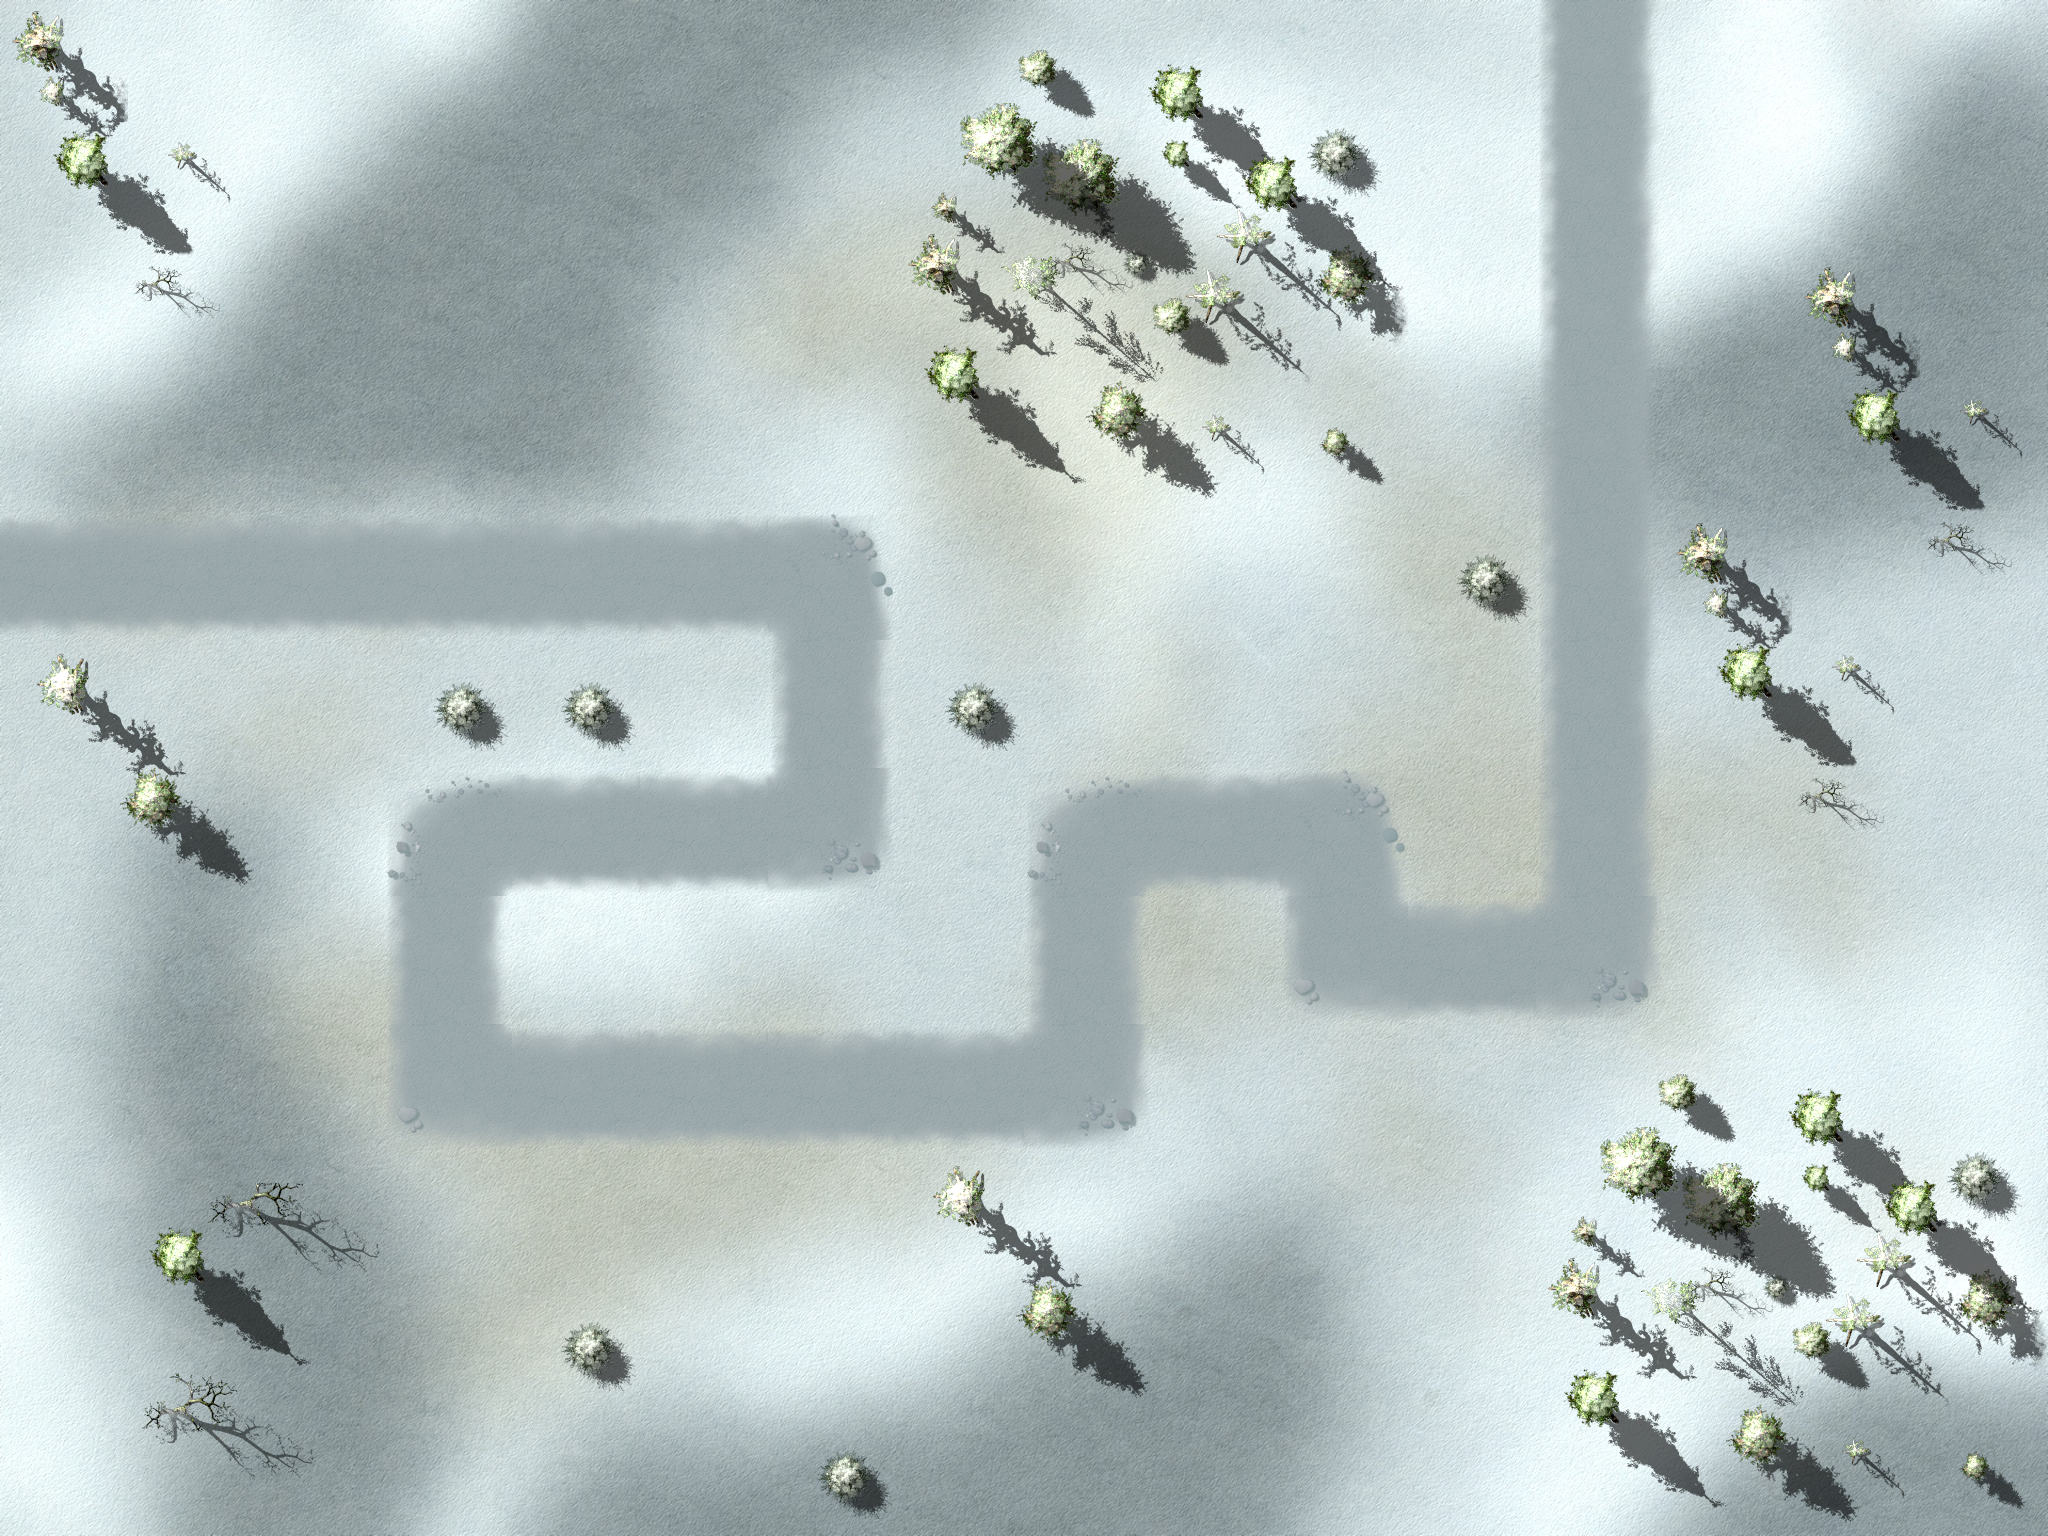

Tiled map render using the project's own tile images. Description and the map definition, with tile-layer contents summarised, below:
An orthogonal 16x12 tile map with 128x128 px tiles, 4 tile layers (Ground, Objects1, Objects2, Path), 1 hidden layer not drawn, 3 tilesets and 26 objects.

<map version="1.0" orientation="orthogonal" width="16" height="12" tilewidth="128" tileheight="128">
 <properties>
  <property name="wave01" value="1,2,1,1,1,2,10,3,10,10,2,10,10,1,1,2,2,1,1,10,10,10,10,10,2,2,1,1" />
 <property name="wave02" value="4,10,10,10,10,1,1,1,1,1,4,1,1,4,1,1,3,3,3" />
 <property name="wave03" value="1,2,1,1,1,2,10,10,10,2,10,10,1,1,2,2,1,1,10,10,10,10,10,2,2,1,1" />
 <property name="wave04" value="10,6,10,10,1,10,1,10,1,10,10,10,1,1,1,1,10,10,10,10,1,1,1,10" />
 <property name="wave05" value="10,10,3,3,10,10,10,7,7,4,4,5,4,5,5,3,5,5,5,10,10,10,10,10,5,5,5,7,5,7,5,7,4" />
 <property name="wave06" value="2,5,5,5,5,5,5,5,4,4,4,7,7,7,7,5,5,5,7,7,4,4,4,7,6,7,4,5,4" />
 <property name="wave07" value="10,10,10,5,10,5,5,4,10,10,4,10,10,10,5,3,5,4,5,4,5,2" />
 <property name="wave08" value="10,3,10,10,6,10,7,7,4,4,5,4,5,5,5,5,5,5,10,10,10,10,10,5,5,5,7,5,7,5,7,4" />
 <property name="wave09" value="1,5,5,5,4,5,5,5,5,4,6,5,5,4,5,5,5,7,5,5,5,7,4,5,4,4,5,5,3,10,10,10" />
 <property name="wave10" value="1,7,5,5,5,7,10,103,10,7,10,10,5,5,7,7,5,5,10,10,10,8,10,7,7,5,102" />
 <property name="wave11" value="5,5,4,5,4,4,5,5,5,5,10,5,5,5,5,5,5,5,5,3,3,6,10,8,10,10,10,8,10,3,5,5,5,7,7,8,5,5,5,5,2" />
 <property name="wave12" value="10,10,10,10,8,8,3,7,4,5,4,5,5,5,10,8,10,10,10,10,6,10,10,10,10,10,10,10,6,10,10,6,10,6,5,7,11,6,10,10,8,6,5,5,5,5,10,10,10,6,10,10" />
 <property name="wave13" value="2,7,7,5,4,5,4,4,5,5,5,4,5,5,5,5,5,5,5,5,5,5,5,5,5,5,5,1" />
 <property name="wave14" value="8,10,10,10,6,10,10,3,10,10,6,10,10,10,10,10,4,4,4,4,5,5,5,10,10,10,9,10,10,7,10" />
 <property name="wave15" value="1,4,4,5,5,9,5,5,5,5,4,5,4,5,4,4,5,4,5,7,5,5,5,5,5,5,5,5,9,3,5,10,10,5,5,5,7,7,4,4" />
 <property name="wave16" value="7,7,7,7,7,7,6,7,7,7,7,7,7,5,5,5,5,8,7,5,5,4,4,4,9,8,9,9,9,5,5,6" />
 <property name="wave17" value="7,7,9,7,7,5,5,5,5,9,5,5,5,7,5,5,7,7,7,5,7,5,5,5,5,4" />
 <property name="wave18" value="2,7,6,4,4,5,4,10,10,10,10,4,4,4,10,10,8,10,10,10,9,5,5,7,7,7" />
 <property name="wave19" value="10,10,10,10,10,10,9,8,9,7,4,5,4,5,5,5,10,8,5,5,5,5,5,5,5,5,9,3,6,10,10,7,10,5,5,5,5,3" />
 <property name="wave20" value="102,6,10,10,10,9,3,5,10,10,5,5,5,7,7,4,4,10,10,6,10,8,10,10,10,10,10,10,10,10,10,5,5,5,5,5,5,7,10,10,6,10,101" />
 <property name="wave21" value="10,10,10,10,10,7,10,10,7,10,10,8,10,7,10,10,10,8,10,10,8" />
<property name="wave22" value="1,7,5,5,5,7,10,10,10,7,10,10,5,5,7,7,5,5,10,10,10,10,10,7,7,5,1" />
<property name="wave23" value="5,5,6,6,5,5,5,5,5,5,7,7,7,7,8,9,7,4,5,4,5,5,5,8,5,7,8,4,5,6,11,5,5,5,4,6" />
<property name="wave24" value="11,11,8,9,7,4,5,4,5,5,5,11,9,3,5,5,5,5,5,5,5,5,9,3,6,8,8,11,11,11" />
<property name="wave25" value="2,7,5,5,5,5,5,5,5,5,5,9,3,6,5,8,8,9,7,4,6,4,4,4,5,5,5,9,9,9,9,9,6,5,6" />
<property name="wave26" value="11,11,11,9,3,8,11,11,11,11,8,9,9,9,5,5,6,8,5,7,8,4,5,8,11,5,5,5,4,4" />
<property name="wave27" value="3,9,5,5,5,5,7,7,4,4,9,5,5,5,5,5,5,5,5,9,5,5,5,5,5,5,1" />
<property name="wave28" value="6,11,11,11,11,6,11,11,11,11,6,9,9,5,5,9,9,5,5,5,5,9,9,9,8,5,5,5,1" />
<property name="wave29" value="10,10,10,10,5,10,5,10,5,10,10,10,5,5,5,5,10,10,10,10,5,5,5,10" />
<property name="wave30" value="1,5,5,5,10,6,6,5,10,10,8,8,5,5,5,5,5,5,8,10,10,8,102,5,5,5,5,4,4,9,3,6,103" />
<property name="wave31" value="9,9,9,9,10,10,10,10,10,6,5,5,6,8,8,5,5,8,8,5,5,5,9,9,5,5,9,6,11,11,11,10,8,5,5,11,11,11,6,10,9,9,9,10,10,10,10,10,5,5,4,5,5,5,6,5,5,5,11,11,11,11,9,8" />
<property name="wave32" value="1,7,5,8,7,7,5,5,4,5,8,7,5,7,6,5,5,5,5,9,5,4,4,4,4,9,3,7,7,5,4,6,5,5,5,5,6,5,5,7,7,5,5,5,7,7,7,9,3,5,5,9,5,5,7,5,5,11,9,9,9,5,5,9,9,6,5,5,7,8,8,9,3" />
<property name="wave33" value="8,10,10,10,8,7,7,10,10,10,10,5,5,5,6,9,9,5,5,11,11,6,8,11,11,8,5,10,8,10,10,7,9,10,10,6,5,5,4,4,6,11,11,8,5,5,5,8,10,7,7,7,9,5,5,6,5,5" />
<property name="wave34" value="9,8,7,9,8,7,5,5,5,5,7,7,7,9,3,7,5,5,5,5,5,6,10,4,10,10,6,6,10,5,5,5,6,5,5,6,5,8,9,5,5,5,5,4,5,5,4," />
<property name="wave35" value="6,6,5,5,5,5,5,6,7,6,6,5,5,5,5,8,7,7,8,5,5,7,4,4,4,5,5,4,4,9,5,5,11,11,11,8,5,5,6,5,7,5,5,9,3,7,4,4,7,7,7,6,6,9,5,5,5,7,7,5,5,5,5,5,5,5,4,7,5,5,5,1" />
<property name="wave36" value="6,10,10,10,10,10,6,8,10,10,8,10,10,10,10,10,6,6,5,5,5,7,7,10,10,6,10,10,10,5,5,6,5,5,8,10,10,10,10,10,10,10,10,10,10,5,5,5,5,5,5,7,10,10,10,10,3" />
<property name="wave37" value="10,10,10,5,8,5,5,4,10,10,4,10,10,8,11,11,11,8,11,11,6,11,11,5,5,9,9,5,9,5,4,4,8,6,10,10,5,5,5,5,5,11,11,11,6,6,5,5,5,6,11,8,8,10,5,5,5,4,5,4,5,7,5,5,5,5,7,7,7,7,5,5,5,6,1" />
<property name="wave38" value="4,4,7,7,5,5,8,5,5,5,7,5,9,9,10,11,11,9,6,5,5,5,6,6,5,6,4,5,6,7,7,4,4,4,5,4,4,9,4,5,5,11,11,6,11,11,11,9,9,8,5,8,5,7,7,5,5,4,4,5,5,5,7,7,5,5,5,5,5,5,6,6,5,5,5,5,7" />
<property name="wave39" value="10,10,10,10,10,10,8,10,10,6,10,10,5,5,5,8,4,4,4,4,9,3,9,3,8,10,9,9,10,10,6,6,4,5,4,4,5,5,6,5,10,7,8,10,6,10,10,10,10,6,10,10,10,10,10,10,6,10,10,10,10,10,10,10,10,5,5,5,5,10,10,8,11,11,11,8,10,10,10,10" />
<property name="wave40" value="4,4,10,10,10,5,10,10,6,6,5,5,5,10,5,10,11,8,11,103,5,5,5,6,5,8,10,5,6,10,6,10,10,5,10,10,6,10,10,11,11,11,5,5,5,6,9,5,103,7,7,5,5,7,8,5,10,10,5,10,10,10,10,5,10,10,10,10,7,10,10,7,10,10,103" />
 </properties>
 <tileset firstgid="1" name="ground" tilewidth="128" tileheight="128">
  <image source="tilesWorld1.png" width="2048" height="2048" />
 </tileset>
 <tileset firstgid="257" name="path" tilewidth="128" tileheight="128">
  <image source="path03.png" width="512" height="512" />
 </tileset>
 <tileset firstgid="273" name="ground" tilewidth="2048" tileheight="1536">
  <image source="ground3.jpg" width="2048" height="1536" />
 </tileset>
 <layer name="Ground" width="16" height="12">
  <data>[192 cells, 1 non-empty, 1 distinct tile ids]</data>
 </layer>
 <layer name="Objects1" width="16" height="12">
  <data>[192 cells, 65 non-empty, 32 distinct tile ids]</data>
 </layer>
 <layer name="Objects2" width="16" height="12">
  <data>[192 cells, 0 non-empty, 0 distinct tile ids]</data>
 </layer>
 <objectgroup name="Objects3" width="16" height="12">
  <object gid="116" x="456" y="736" />
  <object gid="116" x="864" y="740" />
  <object gid="116" x="722" y="1538" />
  <object gid="116" x="1006" y="1250" />
  <object gid="116" x="1014" y="1308" />
  <object gid="166" x="228" y="1314" />
  <object gid="166" x="1208" y="518" />
  <object gid="166" x="1624" y="770" />
 </objectgroup>
 <layer name="Path" width="16" height="12">
  <data>[192 cells, 33 non-empty, 6 distinct tile ids]</data>
 </layer>
 <objectgroup name="Locked" width="16" height="12">
  <object x="0" y="0" width="2048" height="256" />
  <object x="0" y="1280" width="2048" height="256" />
  <object x="0" y="256" width="128" height="1024" />
  <object x="1920" y="256" width="128" height="1024" />
  <object x="1536" y="1152" width="384" height="128" />
  <object x="1664" y="1024" width="256" height="128" />
  <object x="1408" y="512" width="128" height="128" />
  <object x="896" y="256" width="512" height="128" />
  <object x="1024" y="384" width="384" height="128" />
  <object x="1792" y="256" width="128" height="256" />
  <object x="896" y="640" width="128" height="128" />
  <object x="384" y="640" width="256" height="128" />
  <object x="128" y="768" width="128" height="128" />
  <object x="128" y="1152" width="256" height="128" />
  <object x="896" y="1152" width="256" height="128" />
  <object x="1664" y="512" width="128" height="256" />
  <object x="1792" y="640" width="128" height="128" />
 </objectgroup>
 <objectgroup name="Waypoints" width="16" height="12">
  <object x="0" y="512">
   <polyline points="-131,65 834,60 833,313 451,318 450,571 1088,569 1090,326 1351,322 1352,449 1595,443 1595,-620" />
  </object>
 </objectgroup>
 <layer name="blendAdd" width="16" height="12" visible="0">
  <data>[192 cells, 0 non-empty, 0 distinct tile ids]</data>
 </layer>
</map>
